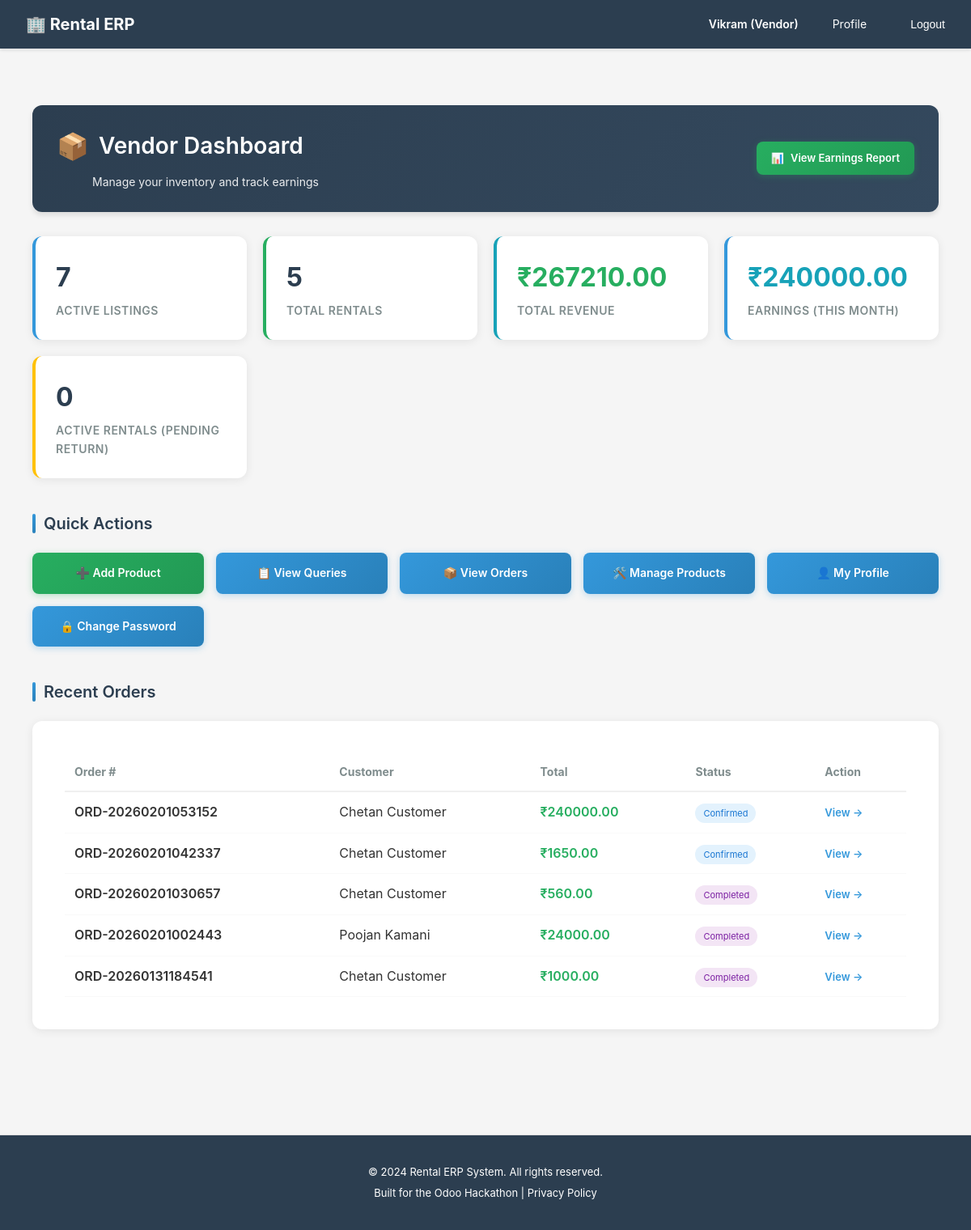
/dashboard/ (signed in), run on an earlier commit of the app's database.
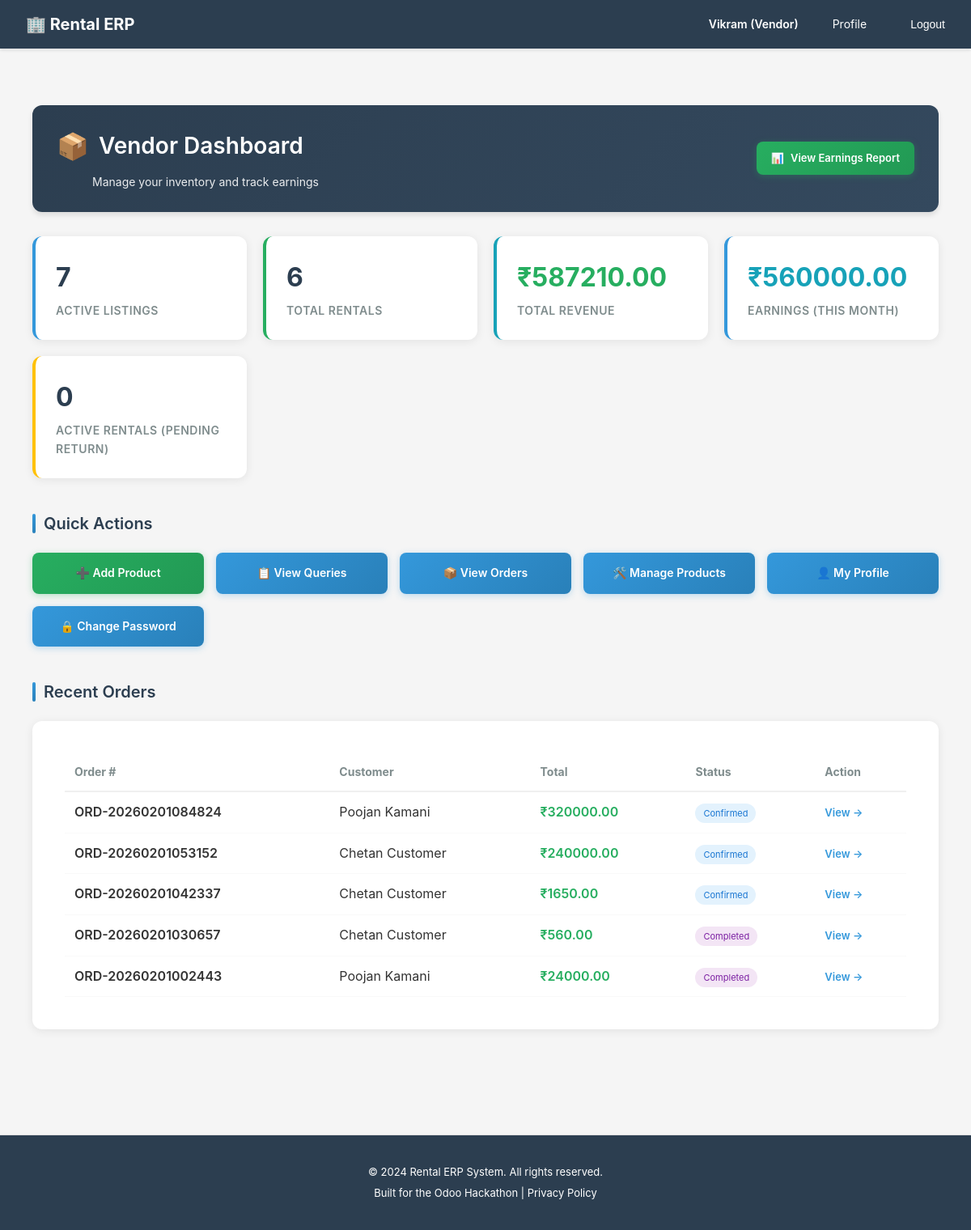
And on a later commit of the database.
### rentals/models.py (models this page shows, shortened)
class RentalOrder(models.Model):
    STATUS_CHOICES = [
        ('draft', 'Draft'),               # Initial state
        ('confirmed', 'Confirmed'),       # Customer committed, stock reserved
        ('in_progress', 'In Progress'),   # Customer has picked up items
        ('completed', 'Completed'),       # Items returned successfully
        ('cancelled', 'Cancelled'),       # Order cancelled before completion
        ('invoiced', 'Invoiced'),         # Invoice generated and sent
    ]
    order_number = models.CharField(
        max_length=50,
        unique=True,
        help_text="Auto-generated unique order ID (e.g., RO-2026-0001)"
    )
    quotation = models.OneToOneField(
        Quotation,
        on_delete=models.SET_NULL,
        blank=True,
        null=True,
        related_name='rental_order',
        help_text="Source quotation that was converted to this order"
    )
    customer = models.ForeignKey(
        settings.AUTH_USER_MODEL,
        on_delete=models.CASCADE,
        related_name='rental_orders',
        limit_choices_to={'role': 'customer'},
        help_text="Customer placing the rental order"
    )
    vendor = models.ForeignKey(
        settings.AUTH_USER_MODEL,
        on_delete=models.CASCADE,
        related_name='vendor_rental_orders',
        limit_choices_to={'role': 'vendor'},
        help_text="Vendor fulfilling the rental order"
    )
    status = models.CharField(
        max_length=20,
        choices=STATUS_CHOICES,
        default='draft',
        help_text="Current order stage in the rental lifecycle"
    )
    delivery_address = models.TextField(
        help_text="Where items will be delivered/picked up"
    )
    billing_address = models.TextField(
        help_text="Address for invoice (may differ from delivery)"
    )
    subtotal = models.DecimalField(
        max_digits=12,
        decimal_places=2,
        default=Decimal('0.00'),
        help_text="Sum of all order lines"
    )
    discount_amount = models.DecimalField(
        max_digits=12,
        decimal_places=2,
        default=Decimal('0.00'),
        help_text="Discount applied"
    )
    tax_amount = models.DecimalField(
        max_digits=12,
        decimal_places=2,
        default=Decimal('0.00'),
        help_text="GST amount"
    )
    late_fee = models.DecimalField(
        max_digits=12,
        decimal_places=2,
        default=Decimal('0.00'),
        help_text="Late return penalties (added if items returned late)"
    )
    total = models.DecimalField(
        max_digits=12,
        decimal_places=2,
        default=Decimal('0.00'),
        help_text="Final order total including all fees"
    )
    advance_payment_percentage = models.DecimalField(
        max_digits=5,
        decimal_places=2,
        default=Decimal('0.00'),
        help_text="Required advance payment % for this order"
    )
    advance_payment_amount = models.DecimalField(
        max_digits=12,
        decimal_places=2,
        default=Decimal('0.00'),
        help_text="Calculated advance amount expected"
    )
    deposit_amount = models.DecimalField(
        max_digits=12,
        decimal_places=2,
        default=Decimal('0.00'),
        help_text="Security deposit collected upfront"
    )
    paid_amount = models.DecimalField(
        max_digits=12,
        decimal_places=2,
        default=Decimal('0.00'),
        help_text="Amount paid so far (partial or full)"
    )
    notes = models.TextField(
        blank=True,
        null=True,
        help_text="Special instructions or customer requests"
    )
    requires_approval = models.BooleanField(
        default=False,
        help_text="Whether this order needs approval (for high-value orders)"
    )
    approval_status = models.CharField(
        max_length=20,
        choices=[
            ('not_required', 'Not Required'),
            ('pending', 'Pending Approval'),
            ('approved', 'Approved'),
            ('rejected', 'Rejected'),
        ],
        default='not_required',
        help_text="Current approval status"
    )
    approved_by = models.ForeignKey(
        settings.AUTH_USER_MODEL,
        on_delete=models.SET_NULL,
        blank=True,
        null=True,
        related_name='approved_rental_orders',
        help_text="Admin who approved this order"
    )
    approved_at = models.DateTimeField(
        blank=True,
        null=True,
        help_text="When this order was approved"
    )
    created_at = models.DateTimeField(auto_now_add=True)
    updated_at = models.DateTimeField(auto_now=True)
    confirmed_at = models.DateTimeField(
        blank=True,
        null=True,
        help_text="When order was confirmed"
    )
    completed_at = models.DateTimeField(
        blank=True,
        null=True,
        help_text="When all items were returned"
    )
    class Meta:
        db_table = 'rental_orders'
        verbose_name = 'Rental Order'
        verbose_name_plural = 'Rental Orders'
        ordering = ['-created_at']
        indexes = [
            models.Index(fields=['customer', 'status']),
            models.Index(fields=['vendor', 'status']),
            models.Index(fields=['order_number']),
        ]

### accounts/models.py (models this page shows, shortened)
class User(AbstractUser):
    ROLE_CHOICES = [
        ('customer', 'Customer'),  # End-user who rents products
        ('vendor', 'Vendor'),      # Business user who owns rental products
        ('admin', 'Admin'),        # System administrator with full access
    ]
    email = models.EmailField(
        unique=True,
        validators=[EmailValidator()],
        help_text="Used for login and notifications"
    )
    role = models.CharField(
        max_length=20,
        choices=ROLE_CHOICES,
        default='customer',
        help_text="Determines user's permissions and accessible features"
    )
    phone = models.CharField(
        max_length=15,
        blank=True,
        null=True,
        validators=[
            RegexValidator(
                regex=r'^\+?1?\d{9,15}$',
                message="Phone number must be entered in the format: '+999999999'. Up to 15 digits allowed."
            )
        ],
        help_text="Contact number for order notifications and support"
    )
    is_verified = models.BooleanField(
        default=False,
        help_text="Email verification status for security"
    )
    totp_secret = models.CharField(
        max_length=32,
        blank=True,
        null=True,
        help_text="TOTP secret key for 2FA (encrypted)"
    )
    totp_enabled = models.BooleanField(
        default=False,
        help_text="Whether TOTP 2FA is enabled for this user"
    )
    created_at = models.DateTimeField(auto_now_add=True)
    updated_at = models.DateTimeField(auto_now=True)
    @property
    def phone_number(self):
        """Property alias for backward compatibility with older view/form code"""
        return self.phone
    USERNAME_FIELD = 'email'
    REQUIRED_FIELDS = ['username', 'first_name', 'last_name']
    class Meta:
        db_table = 'users'
        verbose_name = 'User'
        verbose_name_plural = 'Users'
        ordering = ['-created_at']

### dashboards/views.py (the view)
# urls.py: path('', views.dashboard, name='dashboard'),
@login_required
def dashboard(request):
    user = request.user
    context = {'user': user}
    if user.role == 'customer':
        from rentals.models import Quotation, RentalOrder
        context['sent_queries'] = Quotation.objects.filter(
            customer=user,
            status='sent'
        ).order_by('-created_at')[:5]
        context['active_rentals_count'] = RentalOrder.objects.filter(
            customer=user,
            status='in_progress'
        ).count()
        context['pending_approvals_count'] = Quotation.objects.filter(
            customer=user,
            status='sent'
        ).count()
        total_spent = RentalOrder.objects.filter(
            customer=user,
            status__in=['in_progress', 'completed', 'confirmed', 'invoiced']
        ).aggregate(Sum('total'))['total__sum']
        context['total_spent'] = total_spent or Decimal('0.00')
        return render(request, 'dashboards/customer_dashboard.html', context)
    elif user.role == 'vendor':
        from catalog.models import Product
        from rentals.models import RentalOrder
        context['active_listings_count'] = Product.objects.filter(
            vendor=user,
            is_published=True
        ).count()
        context['total_rentals_count'] = RentalOrder.objects.filter(
            vendor=user
        ).count()
        context['total_revenue'] = RentalOrder.objects.filter(
            vendor=user
        ).aggregate(Sum('total'))['total__sum'] or Decimal('0.00')
        context['pending_returns_count'] = RentalOrder.objects.filter(
            vendor=user,
            status='in_progress'
        ).count()
        month_start = timezone.now().replace(day=1, hour=0, minute=0, second=0, microsecond=0)
        context['monthly_earnings'] = RentalOrder.objects.filter(
            vendor=user,
            created_at__gte=month_start,
            status__in=['confirmed', 'in_progress', 'completed', 'invoiced']
        ).aggregate(Sum('total'))['total__sum'] or Decimal('0.00')
        context['recent_orders'] = RentalOrder.objects.filter(
            vendor=user
        ).order_by('-created_at')[:5]
        return render(request, 'dashboards/vendor_dashboard.html', context)
    elif user.role == 'admin':
        from accounts.models import VendorProfile
        context['pending_vendors'] = VendorProfile.objects.filter(is_approved=False).count()
        return render(request, 'dashboards/admin_dashboard.html', context)
    return render(request, 'dashboards/dashboard.html', context)

### rental_erp/compliance.py (called while the page is built)
    def process_request(self, request):
        if not request.user.is_authenticated:
            return None
        if request.method == 'GET':
            path_lower = request.path.lower()
            for model in self.PERSONAL_DATA_MODELS:
                if model in path_lower:
                    self._log_data_access(request, model)
                    break
        return None

    def process_request(self, request):
        if not request.user.is_authenticated:
            return None
        consent_key = f'gdpr_consent:{request.user.id}'
        has_consent = cache.get(consent_key)
        if has_consent is None:
            cache.set(consent_key, True, 86400)  # Cache for 24 hours
        return None

    def process_response(self, request, response):
        response['X-Privacy-Policy'] = '/privacy-policy/'
        if hasattr(settings, 'DATA_RETENTION_DAYS'):
            response['X-Data-Retention-Days'] = str(settings.DATA_RETENTION_DAYS)
        return response

### rental_erp/security.py (called while the page is built, shortened)
    def process_response(self, request, response):
        if not self.is_sensitive_operation(request):
            return response

### templates/dashboards/vendor_dashboard.html (shortened to what the changed rows need)
{% extends 'base.html' %}
{% block content %}
<div class="dashboard-container">
    <div class="page-header" style="display: flex; justify-content: space-between; align-items: center;">
        <div>
            <h2>Vendor Dashboard</h2>
        </div>
    </div>
    <div class="stats-grid">
        <div class="stat-card">
            <h3 class="stat-value">{{ total_rentals_count }}</h3>
            <p class="stat-label">Total Rentals</p>
        </div>
        <div class="stat-card">
            <h3 class="stat-value" style="color: #27ae60;">₹{{ total_revenue|floatformat:2 }}</h3>
            <p class="stat-label">Total Revenue</p>
        </div>
        <div class="stat-card">
            <h3 class="stat-value" style="color: #17a2b8;">₹{{ monthly_earnings|floatformat:2 }}</h3>
            <p class="stat-label">Earnings (This Month)</p>
        </div>
    </div>
    <div class="actions-section">
        <h2 class="section-title">Quick Actions</h2>
    </div>
    <div>
        <h2 class="section-title">Recent Orders</h2>
        <div class="orders-wrapper">
            <div class="orders-content">
                {% if recent_orders %}
                <table style="width: 100%; border-collapse: collapse;">
                    <thead>
                        <tr style="text-align: left; border-bottom: 2px solid #f0f0f0;">
                            <th style="padding: 12px; font-size: 14px; color: #7f8c8d;">Order #</th>
                            <th style="padding: 12px; font-size: 14px; color: #7f8c8d;">Customer</th>
                            <th style="padding: 12px; font-size: 14px; color: #7f8c8d;">Total</th>
                            <th style="padding: 12px; font-size: 14px; color: #7f8c8d;">Status</th>
                            <th style="padding: 12px; font-size: 14px; color: #7f8c8d;">Action</th>
                        </tr>
                    </thead>
                    <tbody>
                        {% for order in recent_orders %}
                        <tr style="border-bottom: 1px solid #f9f9f9;">
                            <td style="padding: 12px; font-weight: 600;">{{ order.order_number }}</td>
                            <td style="padding: 12px;">{{ order.customer.get_full_name }}</td>
                            <td style="padding: 12px; color: #27ae60; font-weight: 600;">₹{{ order.total }}</td>
                            <td style="padding: 12px;">
                                <span class="badge" style="
                                    padding: 5px 10px;
                                    border-radius: 12px;
                                    font-size: 11px;
                                    {% if order.status == 'confirmed' %}background: #e3f2fd; color: #1976d2;
                                    {% elif order.status == 'in_progress' %}background: #e8f5e9; color: #2e7d32;
                                    {% elif order.status == 'completed' %}background: #f3e5f5; color: #7b1fa2;
                                    {% else %}background: #eee; color: #666;{% endif %}
                                ">{{ order.get_status_display }}</span>
                            </td>
                            <td style="padding: 12px;">
                                <a href="{% url 'rentals:order_detail' order.id %}" style="color: #3498db; font-size: 13px; font-weight: 600;">View →</a>
                            </td>
                        </tr>
                        {% endfor %}
                    </tbody>
                </table>
                {% else %}
                <div class="empty-state">
                    <div class="empty-state-icon">📭</div>
                    <p class="empty-state-text">No orders yet. Start listing products to get rental requests from customers!</p>
                </div>
                {% endif %}
            </div>
        </div>
    </div>
</div>
{% endblock %}

What changed in the data, as far as the page shows it:
no longer on this page (row unchanged): RentalOrder: order_number "ORD-20260131184541", customer.get_full_name "Chetan Customer", total "1000.00", status "Completed"
added RentalOrder: order_number "ORD-20260201084824", customer.get_full_name "Poojan Kamani", total "320000.00", status "Confirmed"
Also different on the page:
{{ total_rentals_count }}: "5" → "6"
{{ total_revenue|floatformat:2 }}: "267210.00" → "587210.00"
{{ monthly_earnings|floatformat:2 }}: "240000.00" → "560000.00"
